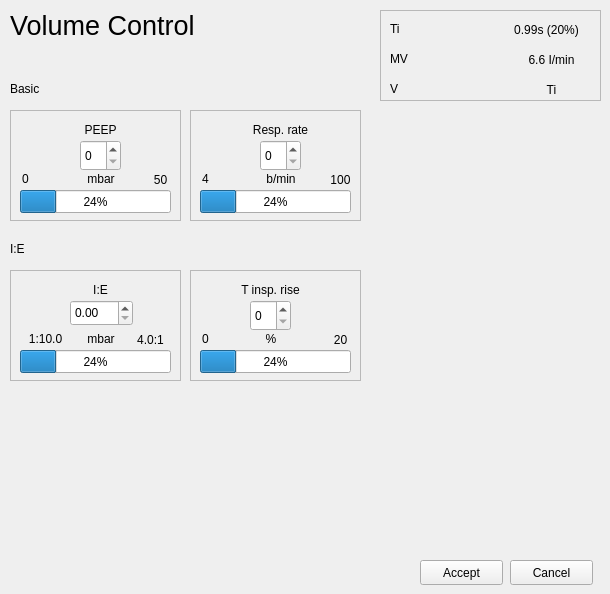
    <widget class="QWidget" name="peeprespietinsppage">
     <widget class="QFrame" name="frame_39">
      <property name="geometry">
       <rect>
        <x>10</x>
        <y>110</y>
        <width>171</width>
        <height>111</height>
       </rect>
      </property>
      <property name="frameShape">
       <enum>QFrame::StyledPanel</enum>
      </property>
      <property name="frameShadow">
       <enum>QFrame::Raised</enum>
      </property>
      <widget class="QLabel" name="label_216">
       <property name="geometry">
        <rect>
         <x>40</x>
         <y>10</y>
         <width>101</width>
         <height>20</height>
        </rect>
       </property>
       <property name="layoutDirection">
        <enum>Qt::LeftToRight</enum>
       </property>
       <property name="text">
        <string>PEEP</string>
       </property>
       <property name="alignment">
        <set>Qt::AlignCenter</set>
       </property>
      </widget>
      <widget class="QSpinBox" name="spinBox_20">
       <property name="geometry">
        <rect>
         <x>70</x>
         <y>30</y>
         <width>41</width>
         <height>31</height>
        </rect>
       </property>
      </widget>
      <widget class="QLabel" name="label_217">
       <property name="geometry">
        <rect>
         <x>60</x>
         <y>60</y>
         <width>62</width>
         <height>17</height>
        </rect>
       </property>
       <property name="text">
        <string>mbar</string>
       </property>
       <property name="alignment">
        <set>Qt::AlignCenter</set>
       </property>
      </widget>
      <widget class="QProgressBar" name="progressBar_30">
       <property name="geometry">
        <rect>
         <x>10</x>
         <y>80</y>
         <width>151</width>
         <height>23</height>
        </rect>
       </property>
       <property name="value">
        <number>24</number>
       </property>
      </widget>
      <widget class="QLabel" name="label_218">
       <property name="geometry">
        <rect>
         <x>130</x>
         <y>60</y>
         <width>41</width>
         <height>20</height>
        </rect>
       </property>
       <property name="text">
        <string>50</string>
       </property>
       <property name="alignment">
        <set>Qt::AlignCenter</set>
       </property>
      </widget>
      <widget class="QLabel" name="label_219">
       <property name="geometry">
        <rect>
         <x>0</x>
         <y>60</y>
         <width>31</width>
         <height>17</height>
        </rect>
       </property>
       <property name="text">
        <string>0</string>
       </property>
       <property name="alignment">
        <set>Qt::AlignCenter</set>
       </property>
      </widget>
     </widget>
     <widget class="QFrame" name="frame_40">
      <property name="geometry">
       <rect>
        <x>190</x>
        <y>270</y>
        <width>171</width>
        <height>111</height>
       </rect>
      </property>
      <property name="frameShape">
       <enum>QFrame::StyledPanel</enum>
      </property>
      <property name="frameShadow">
       <enum>QFrame::Raised</enum>
      </property>
      <widget class="QLabel" name="label_220">
       <property name="geometry">
        <rect>
         <x>30</x>
         <y>10</y>
         <width>101</width>
         <height>20</height>
        </rect>
       </property>
       <property name="layoutDirection">
        <enum>Qt::LeftToRight</enum>
       </property>
       <property name="text">
        <string>T insp. rise</string>
       </property>
       <property name="alignment">
        <set>Qt::AlignCenter</set>
       </property>
      </widget>
      <widget class="QSpinBox" name="spinBox_21">
       <property name="geometry">
        <rect>
         <x>60</x>
         <y>30</y>
         <width>41</width>
         <height>31</height>
        </rect>
       </property>
      </widget>
      <widget class="QLabel" name="label_221">
       <property name="geometry">
        <rect>
         <x>50</x>
         <y>60</y>
         <width>62</width>
         <height>17</height>
        </rect>
       </property>
       <property name="text">
        <string>%</string>
       </property>
       <property name="alignment">
        <set>Qt::AlignCenter</set>
       </property>
      </widget>
      <widget class="QProgressBar" name="progressBar_31">
       <property name="geometry">
        <rect>
         <x>10</x>
         <y>80</y>
         <width>151</width>
         <height>23</height>
        </rect>
       </property>
       <property name="value">
        <number>24</number>
       </property>
      </widget>
      <widget class="QLabel" name="label_222">
       <property name="geometry">
        <rect>
         <x>130</x>
         <y>60</y>
         <width>41</width>
         <height>20</height>
        </rect>
       </property>
       <property name="text">
        <string>20</string>
       </property>
       <property name="alignment">
        <set>Qt::AlignCenter</set>
       </property>
      </widget>
      <widget class="QLabel" name="label_223">
       <property name="geometry">
        <rect>
         <x>0</x>
         <y>60</y>
         <width>31</width>
         <height>17</height>
        </rect>
       </property>
       <property name="text">
        <string>0</string>
       </property>
       <property name="alignment">
        <set>Qt::AlignCenter</set>
       </property>
      </widget>
     </widget>
     <widget class="QLabel" name="label_224">
      <property name="geometry">
       <rect>
        <x>10</x>
        <y>80</y>
        <width>62</width>
        <height>17</height>
       </rect>
      </property>
      <property name="text">
       <string>Basic</string>
      </property>
     </widget>
     <widget class="QPushButton" name="push_accept_pritinsp">
      <property name="geometry">
       <rect>
        <x>420</x>
        <y>560</y>
        <width>83</width>
        <height>25</height>
       </rect>
      </property>
      <property name="text">
       <string>Accept</string>
      </property>
     </widget>
     <widget class="QPushButton" name="push_cancel_pritinsp">
      <property name="geometry">
       <rect>
        <x>510</x>
        <y>560</y>
        <width>83</width>
        <height>25</height>
       </rect>
      </property>
      <property name="text">
       <string>Cancel</string>
      </property>
     </widget>
     <widget class="QFrame" name="frame_41">
      <property name="geometry">
       <rect>
        <x>190</x>
        <y>110</y>
        <width>171</width>
        <height>111</height>
       </rect>
      </property>
      <property name="frameShape">
       <enum>QFrame::StyledPanel</enum>
      </property>
      <property name="frameShadow">
       <enum>QFrame::Raised</enum>
      </property>
      <widget class="QLabel" name="label_225">
       <property name="geometry">
        <rect>
         <x>40</x>
         <y>10</y>
         <width>101</width>
         <height>20</height>
        </rect>
       </property>
       <property name="layoutDirection">
        <enum>Qt::LeftToRight</enum>
       </property>
       <property name="text">
        <string>Resp. rate</string>
       </property>
       <property name="alignment">
        <set>Qt::AlignCenter</set>
       </property>
      </widget>
      <widget class="QSpinBox" name="spinBox_22">
       <property name="geometry">
        <rect>
         <x>70</x>
         <y>30</y>
         <width>41</width>
         <height>31</height>
        </rect>
       </property>
      </widget>
      <widget class="QLabel" name="label_226">
       <property name="geometry">
        <rect>
         <x>60</x>
         <y>60</y>
         <width>62</width>
         <height>17</height>
        </rect>
       </property>
       <property name="text">
        <string>b/min</string>
       </property>
       <property name="alignment">
        <set>Qt::AlignCenter</set>
       </property>
      </widget>
      <widget class="QProgressBar" name="progressBar_32">
       <property name="geometry">
        <rect>
         <x>10</x>
         <y>80</y>
         <width>151</width>
         <height>23</height>
        </rect>
       </property>
       <property name="value">
        <number>24</number>
       </property>
      </widget>
      <widget class="QLabel" name="label_227">
       <property name="geometry">
        <rect>
         <x>130</x>
         <y>60</y>
         <width>41</width>
         <height>20</height>
        </rect>
       </property>
       <property name="text">
        <string>100</string>
       </property>
       <property name="alignment">
        <set>Qt::AlignCenter</set>
       </property>
      </widget>
      <widget class="QLabel" name="label_228">
       <property name="geometry">
        <rect>
         <x>0</x>
         <y>60</y>
         <width>31</width>
         <height>17</height>
        </rect>
       </property>
       <property name="text">
        <string>4</string>
       </property>
       <property name="alignment">
        <set>Qt::AlignCenter</set>
       </property>
      </widget>
     </widget>
     <widget class="QFrame" name="frame_42">
      <property name="geometry">
       <rect>
        <x>380</x>
        <y>10</y>
        <width>221</width>
        <height>91</height>
       </rect>
      </property>
      <property name="frameShape">
       <enum>QFrame::StyledPanel</enum>
      </property>
      <property name="frameShadow">
       <enum>QFrame::Raised</enum>
      </property>
      <widget class="QLabel" name="label_229">
       <property name="geometry">
        <rect>
         <x>10</x>
         <y>10</y>
         <width>62</width>
         <height>17</height>
        </rect>
       </property>
       <property name="text">
        <string>Ti</string>
       </property>
      </widget>
      <widget class="QLabel" name="label_230">
       <property name="geometry">
        <rect>
         <x>10</x>
         <y>40</y>
         <width>62</width>
         <height>17</height>
        </rect>
       </property>
       <property name="text">
        <string>MV</string>
       </property>
      </widget>
      <widget class="QLabel" name="label_231">
       <property name="geometry">
        <rect>
         <x>10</x>
         <y>70</y>
         <width>62</width>
         <height>17</height>
        </rect>
       </property>
       <property name="text">
        <string>V</string>
       </property>
      </widget>
      <widget class="QLabel" name="label_232">
       <property name="geometry">
        <rect>
         <x>121</x>
         <y>10</y>
         <width>91</width>
         <height>20</height>
        </rect>
       </property>
       <property name="text">
        <string>0.99s (20%)</string>
       </property>
       <property name="alignment">
        <set>Qt::AlignCenter</set>
       </property>
      </widget>
      <widget class="QLabel" name="label_233">
       <property name="geometry">
        <rect>
         <x>131</x>
         <y>40</y>
         <width>81</width>
         <height>20</height>
        </rect>
       </property>
       <property name="text">
        <string>6.6 I/min</string>
       </property>
       <property name="alignment">
        <set>Qt::AlignCenter</set>
       </property>
      </widget>
      <widget class="QLabel" name="label_234">
       <property name="geometry">
        <rect>
         <x>131</x>
         <y>70</y>
         <width>81</width>
         <height>20</height>
        </rect>
       </property>
       <property name="text">
        <string>Ti</string>
       </property>
       <property name="alignment">
        <set>Qt::AlignCenter</set>
       </property>
      </widget>
     </widget>
     <widget class="QLabel" name="label_235">
      <property name="geometry">
       <rect>
        <x>10</x>
        <y>240</y>
        <width>62</width>
        <height>17</height>
       </rect>
      </property>
      <property name="text">
       <string>I:E</string>
      </property>
     </widget>
     <widget class="QLabel" name="label_236">
      <property name="geometry">
       <rect>
        <x>10</x>
        <y>10</y>
        <width>221</width>
        <height>31</height>
       </rect>
      </property>
      <property name="font">
       <font>
        <pointsize>20</pointsize>
       </font>
      </property>
      <property name="text">
       <string>Volume Control</string>
      </property>
     </widget>
     <widget class="QFrame" name="frame_43">
      <property name="geometry">
       <rect>
        <x>10</x>
        <y>270</y>
        <width>171</width>
        <height>111</height>
       </rect>
      </property>
      <property name="frameShape">
       <enum>QFrame::StyledPanel</enum>
      </property>
      <property name="frameShadow">
       <enum>QFrame::Raised</enum>
      </property>
      <widget class="QLabel" name="label_237">
       <property name="geometry">
        <rect>
         <x>40</x>
         <y>10</y>
         <width>101</width>
         <height>20</height>
        </rect>
       </property>
       <property name="layoutDirection">
        <enum>Qt::LeftToRight</enum>
       </property>
       <property name="text">
        <string>I:E</string>
       </property>
       <property name="alignment">
        <set>Qt::AlignCenter</set>
       </property>
      </widget>
      <widget class="QLabel" name="label_238">
       <property name="geometry">
        <rect>
         <x>60</x>
         <y>60</y>
         <width>62</width>
         <height>17</height>
        </rect>
       </property>
       <property name="text">
        <string>mbar</string>
       </property>
       <property name="alignment">
        <set>Qt::AlignCenter</set>
       </property>
      </widget>
      <widget class="QProgressBar" name="progressBar_33">
       <property name="geometry">
        <rect>
         <x>10</x>
         <y>80</y>
         <width>151</width>
         <height>23</height>
        </rect>
       </property>
       <property name="value">
        <number>24</number>
       </property>
      </widget>
      <widget class="QLabel" name="label_239">
       <property name="geometry">
        <rect>
         <x>120</x>
         <y>60</y>
         <width>41</width>
         <height>20</height>
        </rect>
       </property>
       <property name="text">
        <string>4.0:1</string>
       </property>
       <property name="alignment">
        <set>Qt::AlignCenter</set>
       </property>
      </widget>
      <widget class="QLabel" name="label_240">
       <property name="geometry">
        <rect>
         <x>10</x>
         <y>60</y>
         <width>51</width>
         <height>17</height>
        </rect>
       </property>
       <property name="text">
        <string>1:10.0</string>
       </property>
       <property name="alignment">
        <set>Qt::AlignCenter</set>
       </property>
      </widget>
      <widget class="QDoubleSpinBox" name="doubleSpinBox_10">
       <property name="geometry">
        <rect>
         <x>60</x>
         <y>30</y>
         <width>63</width>
         <height>26</height>
        </rect>
       </property>
      </widget>
     </widget>
    </widget>
